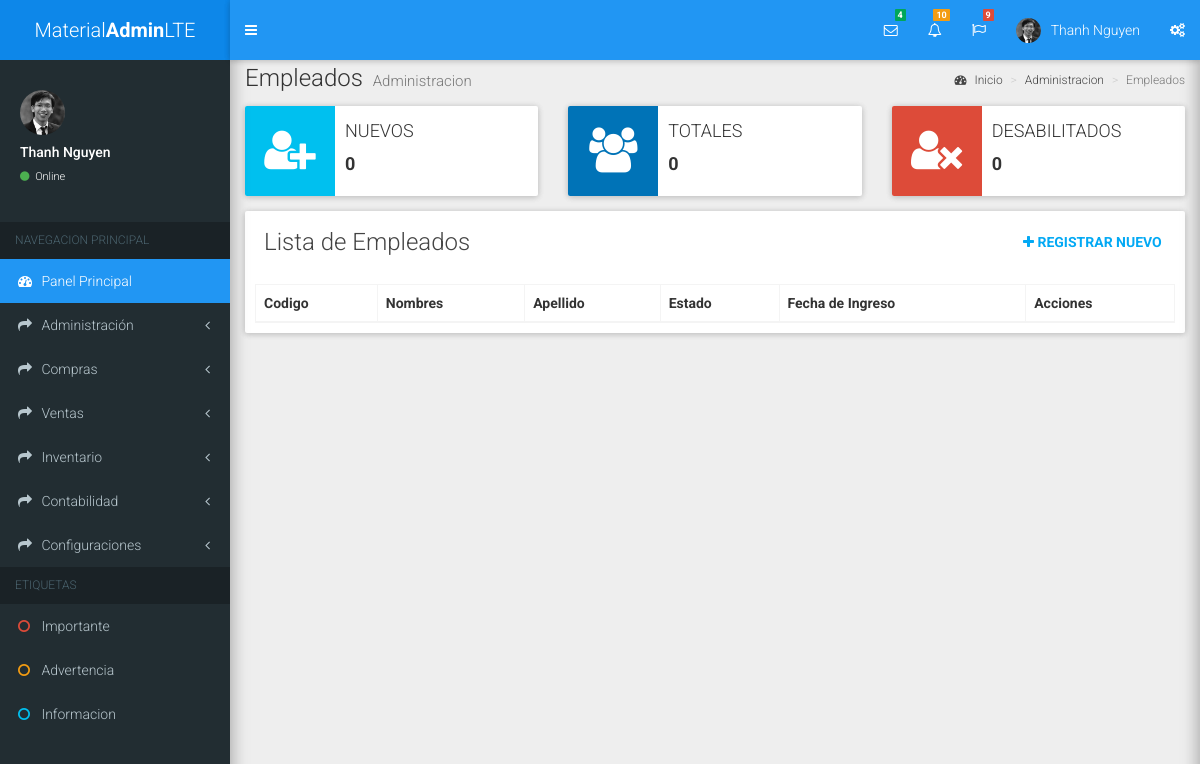
Before: /pages/administracion/empleados.php with the older database file.
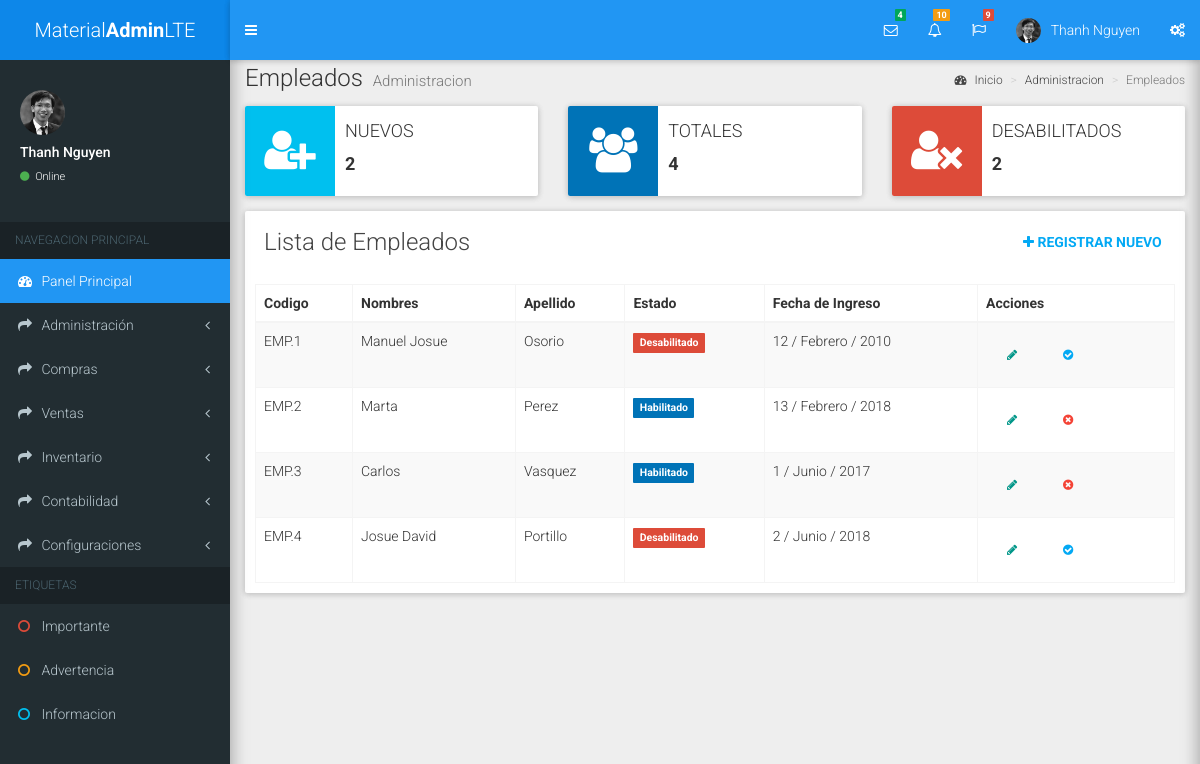
After: the same page with the newer database file.
### tables this page shows
CREATE TABLE `empleados` (
  `Codigo_Empleado` varchar(10) NOT NULL,
  `ID` varchar(15) NOT NULL,
  `Nombres` varchar(100) NOT NULL,
  `Apellido_1` varchar(25) NOT NULL,
  `Apellido_2` varchar(25) NOT NULL,
  `Fecha_Nacimiento` date NOT NULL,
  `Fecha_Ingreso` date NOT NULL,
  `Genero` varchar(1) NOT NULL,
  `Direccion` varchar(255) NOT NULL,
  `Telefono` varchar(15) NOT NULL,
  `Correo_Electronico` varchar(150) NOT NULL,
  `Estado` int(1) NOT NULL
);

### inc/constructor.php (called while the page is built)
<?php
include ('menu.php');
function menu()	{
	menuRoot();
	}
?>

### inc/util.php (called while the page is built, shortened)
<?php
    function monthToMes($mes){
        switch ($mes) {
            case 'February':
                return 'Febrero';
                break;
            case 'June':
                return 'Junio';
                break;
        }
    }
    function fechaIngAEsp($fecha){
        $fecha = explode('-', $fecha);
        return $fecha[2] . "/" . $fecha[1] . "/" . $fecha[0];
    }
    function fechaFormato($fecha){
        $fecha = explode('/', $fecha);
        $diaMes = mktime(0,0,0,$fecha[1],$fecha[0],$fecha[2]);
        $diaFormat = date("j", $diaMes) . " / " . monthToMes(date("F", $diaMes)) . " / " . date("Y", $diaMes) ;
        return $diaFormat;
    }
?>

### pages/administracion/empleados.php (the view, shortened to what this page needs)
<?php
  include ('../../inc/constructor.php');
  include ('../../inc/util.php');
?>
<!DOCTYPE html>
<html>
<head>
  <link rel="stylesheet" href="../../bower_components/bootstrap/dist/css/bootstrap.min.css">
  <link rel="stylesheet" href="../../bower_components/font-awesome/css/font-awesome.min.css">
  <link rel="stylesheet" href="../../plugins/sweet-alert/sweetalert.css">
  <link rel="stylesheet" href="../../bower_components/Ionicons/css/ionicons.min.css">
  <link rel="stylesheet" href="../../dist/css/AdminLTE.min.css">
  <link rel="stylesheet" href="../../dist/css/bootstrap-material-design.min.css">
  <link rel="stylesheet" href="../../dist/css/ripples.min.css">
  <link rel="stylesheet" href="../../dist/css/MaterialAdminLTE.min.css">
  <link rel="stylesheet" href="../../dist/css/skins/all-md-skins.min.css">
</head>
<body class="skin-blue sidebar-mini fixed">
<div class="wrapper">
  <header class="main-header">
    <a href="../../index.php" class="logo">
      <span class="logo-lg">Material<b>Admin</b>LTE</span>
    </a>
    <nav class="navbar navbar-static-top">
      <a href="#" class="sidebar-toggle" data-toggle="push-menu" role="button">
      </a>
      <div class="navbar-custom-menu">
        <ul class="nav navbar-nav">
          <li class="dropdown messages-menu">
            <a href="#" class="dropdown-toggle" data-toggle="dropdown">
              <i class="fa fa-envelope-o"></i>
              <span class="label label-success">4</span>
            </a>
          </li>
          <li class="dropdown notifications-menu">
            <a href="#" class="dropdown-toggle" data-toggle="dropdown">
              <i class="fa fa-bell-o"></i>
              <span class="label label-warning">10</span>
            </a>
          </li>
          <li class="dropdown tasks-menu">
            <a href="#" class="dropdown-toggle" data-toggle="dropdown">
              <i class="fa fa-flag-o"></i>
              <span class="label label-danger">9</span>
            </a>
          </li>
          <li class="dropdown user user-menu">
            <a href="#" class="dropdown-toggle" data-toggle="dropdown">
              <img src="../../dist/img/user-160x160.jpg" class="user-image" alt="User Image">
              <span class="hidden-xs">Thanh Nguyen</span>
            </a>
          </li>
          <li>
            <a href="#" data-toggle="control-sidebar"><i class="fa fa-gears"></i></a>
          </li>
        </ul>
      </div>
    </nav>
  </header>
  <aside class="main-sidebar">
    <section class="sidebar">
      <div class="user-panel">
        <div class="pull-left image">
          <img src="../../dist/img/user-160x160.jpg" class="img-circle" alt="User Image">
        </div>
        <div class="pull-left info">
          <p>Thanh Nguyen</p>
          <a href="#"><i class="fa fa-circle text-success"></i> Online</a>
        </div>
      </div>
      <?php
        menu();
      ?>
    </section>
  </aside>
  <div class="content-wrapper">
    <section class="content-header">
      <h1>
        Empleados
        <small>Administracion</small>
      </h1>
      <ol class="breadcrumb">
        <li><a href="#"><i class="fa fa-dashboard"></i> Inicio</a></li>
        <li><a href="#">Administracion</a></li>
        <li class="active">Empleados</li>
      </ol>
    </section>
    <section class="content">
      <div class="row">
        <div class="col-md-4 col-sm-6 col-xs-12">
          <div class="info-box">
            <span class="info-box-icon bg-aqua"><i class="fa fa-user-plus"></i></span>
            <div class="info-box-content">
              <span class="info-box-text"><h4>Nuevos</h4></span>
              <span class="info-box-number">
                <?php
                  $hoy = getdate();
                  $fechaInicioAnioDB = $hoy["year"]."-01-01";
                  $queryEmpleadosNuevos=mysqli_query($db, "SELECT COUNT(*) AS Empleados_Nuevos FROM empleados WHERE Fecha_Ingreso >= '$fechaInicioAnioDB';") or die(mysqli_error());
                  $rowEmpleadosNuevos=mysqli_fetch_array($queryEmpleadosNuevos);
                  echo $rowEmpleadosNuevos['Empleados_Nuevos'];
                ?>
              </span>
            </div>
          </div>
        </div>
        <div class="col-md-4 col-sm-6 col-xs-12">
          <div class="info-box">
            <span class="info-box-icon bg-blue"><i class="fa fa-users"></i></span>
            <div class="info-box-content">
              <span class="info-box-text"><h4>Totales</h4></span>
              <span class="info-box-number">
                <?php
                  $queryTotalEmpleados=mysqli_query($db, "SELECT COUNT(*) AS Total_Empleados FROM empleados") or die(mysqli_error());
                  $rowEmpleados=mysqli_fetch_array($queryTotalEmpleados);
                  echo $rowEmpleados['Total_Empleados'];
                ?>
              </span>
            </div>
          </div>
        </div>
        <div class="col-md-4 col-sm-6 col-xs-12">
          <div class="info-box">
            <span class="info-box-icon bg-red"><i class="fa fa-user-times"></i></span>
            <div class="info-box-content">
              <span class="info-box-text"><h4>Desabilitados</h4></span>
              <span class="info-box-number">
                <?php
                  $queryEmpleadosDesabilitados=mysqli_query($db, "SELECT COUNT(*) AS Empleados_Desabilitados FROM empleados WHERE Estado = 0") or die(mysqli_error());
                  $rowEmpleadosDesabilitados=mysqli_fetch_array($queryEmpleadosDesabilitados);
                  echo $rowEmpleadosDesabilitados['Empleados_Desabilitados'];
                ?>
              </span>
            </div>
          </div>
        </div>
      </div>
      <div class="row">
        <div class="col-xs-12">
          <div class="box">
            <div class="box-header">
              <h3 class="box-title">Lista de Empleados</h3>
              <div class="pull-right box-tools">
                <button type="button" class="btn btn-info" id="btnRegistrarNuevo">
                  <i class="fa fa-plus"></i> <b>Registrar Nuevo</b></button>
              </div>
            </div>
            <div class="box-body">
              <table id="lista-empleados" class="table table-bordered table-striped table-hover">
                <thead>
                  <tr>
                    <th>Codigo</th>
                    <th>Nombres</th>
                    <th>Apellido</th>
                    <th>Estado</th>
                    <th>Fecha de Ingreso</th>
                    <th>Acciones</th>
                  </tr>
                </thead>
                <tbody>
                  <?php
                    $queryEmpleados=mysqli_query($db, "SELECT * FROM empleados") or die(mysqli_error());
                    while ($rowEmpleado=mysqli_fetch_array($queryEmpleados)) {
                      $etiqueta = null;
                      $tootip = null;
                      $icono = null;
                      $color = null;
                      switch ($rowEmpleado["Estado"]) {
                        case 1:
                          $etiqueta = "<small class='label bg-blue'>Habilitado</small>";
                          $tootip = "Deshabilitar";
                          $icono = "fa fa-times-circle";
                          $color = "danger";
                          break;
                        case 0:
                          $etiqueta = "<small class='label bg-red'>Desabilitado</small>";
                          $tootip = "Habilitar";
                          $icono = "fa fa-check-circle";
                          $color = "info";
                          break;
                      }
                      echo '
                        <tr>
                            <td>'.$rowEmpleado['Codigo_Empleado'].'</td>
                            <td>'.$rowEmpleado['Nombres'].'</td>
                            <td>'.$rowEmpleado['Apellido_1'].'</td>
                            <td>'.$etiqueta.'</td>
                            <td>'.fechaFormato(fechaIngAEsp($rowEmpleado['Fecha_Ingreso'])).'</td>
                            <td>
                              <form action="empleados_editar.php" method="POST">
                                <input type="hidden" name="codigo_empleado" value="'.$rowEmpleado['Codigo_Empleado'].'"/>
                                <button type="submit" class="btn btn-primary btn-sm" data-toggle="tooltip" title="Editar"><i class="fa fa-pencil"></i></button>
                                <button type="button" id="'.$rowEmpleado['Codigo_Empleado'].'" class="btn btn-'.$color.' btn-sm sweetalert '.$tootip.'" data-toggle="tooltip" title="'.$tootip.'"><i class="'.$icono.'"></i></button>
                              </form>
                            </td>
                          </form>
                        </tr>
                      ';
                    }
                  ?>
                </tbody>
              </table>
            </div>
          </div>
        </div>
      </div>
    </section>
  </div>
</div>
</body>
</html>

### inc/menu.php (shortened to what this page needs)
<?php
    function menuRoot() {
?>
<ul class="sidebar-menu" data-widget="tree">
        <li class="header">NAVEGACION PRINCIPAL</li>
        <li class="active">
          <a href="index.php">
            <i class="fa fa-dashboard"></i> <span>Panel Principal</span>
          </a>
        </li>
        <li class="treeview">
          <a href="#">
            <i class="fa fa-share"></i> <span>Administración</span>
            <span class="pull-right-container">
              <i class="fa fa-angle-left pull-right"></i>
            </span>
          </a>
        </li>
        <li class="treeview">
          <a href="#">
            <i class="fa fa-share"></i> <span>Compras</span>
            <span class="pull-right-container">
              <i class="fa fa-angle-left pull-right"></i>
            </span>
          </a>
        </li>
        <li class="treeview">
          <a href="#">
            <i class="fa fa-share"></i> <span>Ventas</span>
            <span class="pull-right-container">
              <i class="fa fa-angle-left pull-right"></i>
            </span>
          </a>
        </li>
        <li class="treeview">
          <a href="#">
            <i class="fa fa-share"></i> <span>Inventario</span>
            <span class="pull-right-container">
              <i class="fa fa-angle-left pull-right"></i>
            </span>
          </a>
        </li>
        <li class="treeview">
          <a href="#">
            <i class="fa fa-share"></i> <span> Contabilidad</span>
            <span class="pull-right-container">
              <i class="fa fa-angle-left pull-right"></i>
            </span>
          </a>
        </li>
        <li class="treeview">
          <a href="#">
            <i class="fa fa-share"></i> <span> Configuraciones</span>
            <span class="pull-right-container">
              <i class="fa fa-angle-left pull-right"></i>
            </span>
          </a>
        </li>
        <li class="header">ETIQUETAS</li>
        <li><a href="#"><i class="fa fa-circle-o text-red"></i> <span>Importante</span></a></li>
        <li><a href="#"><i class="fa fa-circle-o text-yellow"></i> <span>Advertencia</span></a></li>
        <li><a href="#"><i class="fa fa-circle-o text-aqua"></i> <span>Informacion</span></a></li>
      </ul>
<?php
    }
?>

Changed rows visible on the page:
added empleados: Codigo_Empleado "EMP.1", Nombres "Manuel Josue", Apellido_1 "Osorio", Estado "Desabilitado", Fecha_Ingreso "12 / Febrero / 2010"
added empleados: Codigo_Empleado "EMP.2", Nombres "Marta", Apellido_1 "Perez", Estado "Habilitado", Fecha_Ingreso "13 / Febrero / 2018"
added empleados: Codigo_Empleado "EMP.3", Nombres "Carlos", Apellido_1 "Vasquez", Estado "Habilitado", Fecha_Ingreso "1 / Junio / 2017"
added empleados: Codigo_Empleado "EMP.4", Nombres "Josue David", Apellido_1 "Portillo", Estado "Desabilitado", Fecha_Ingreso "2 / Junio / 2018"
Other visible differences:
$rowEmpleadosNuevos['Empleados_Nuevos']: "0" → "2"
$rowEmpleados['Total_Empleados']: "0" → "4"
$rowEmpleadosDesabilitados['Empleados_Desabilitados']: "0" → "2"
